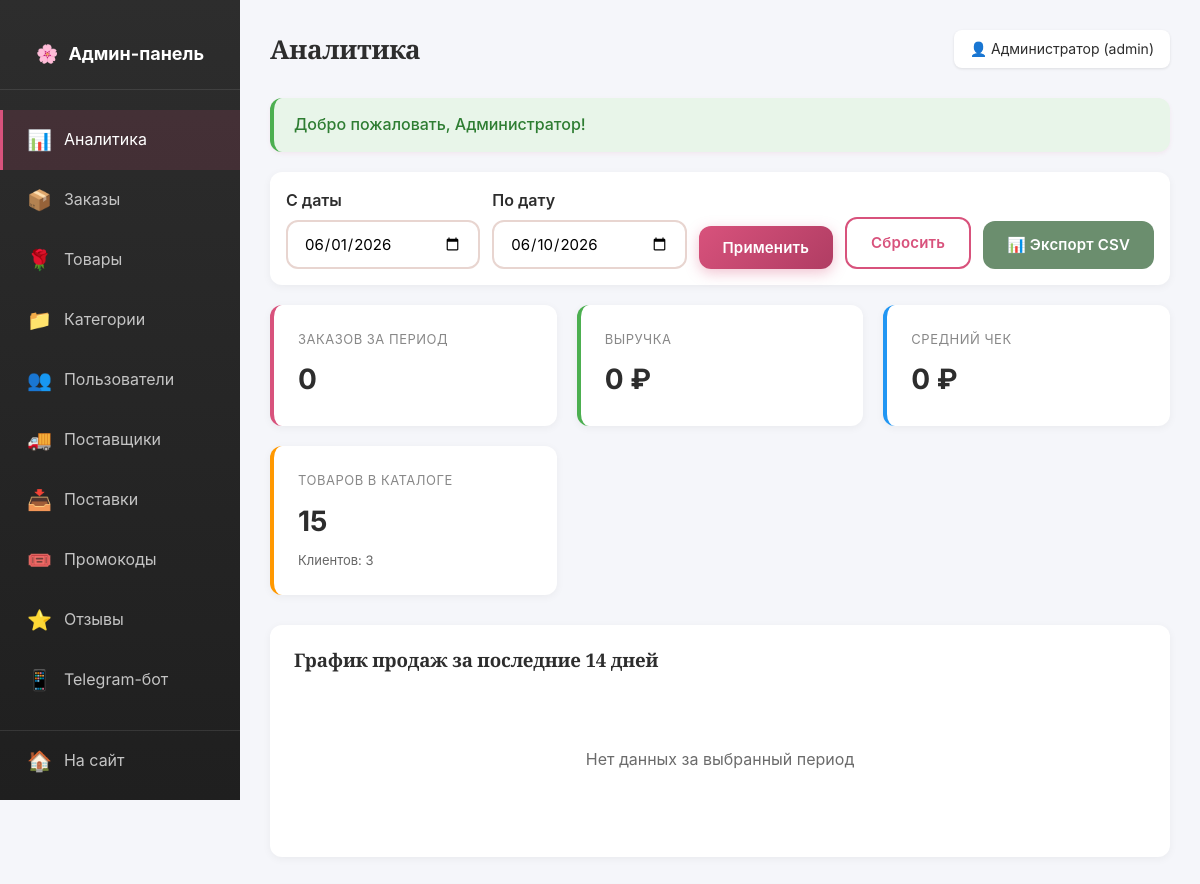
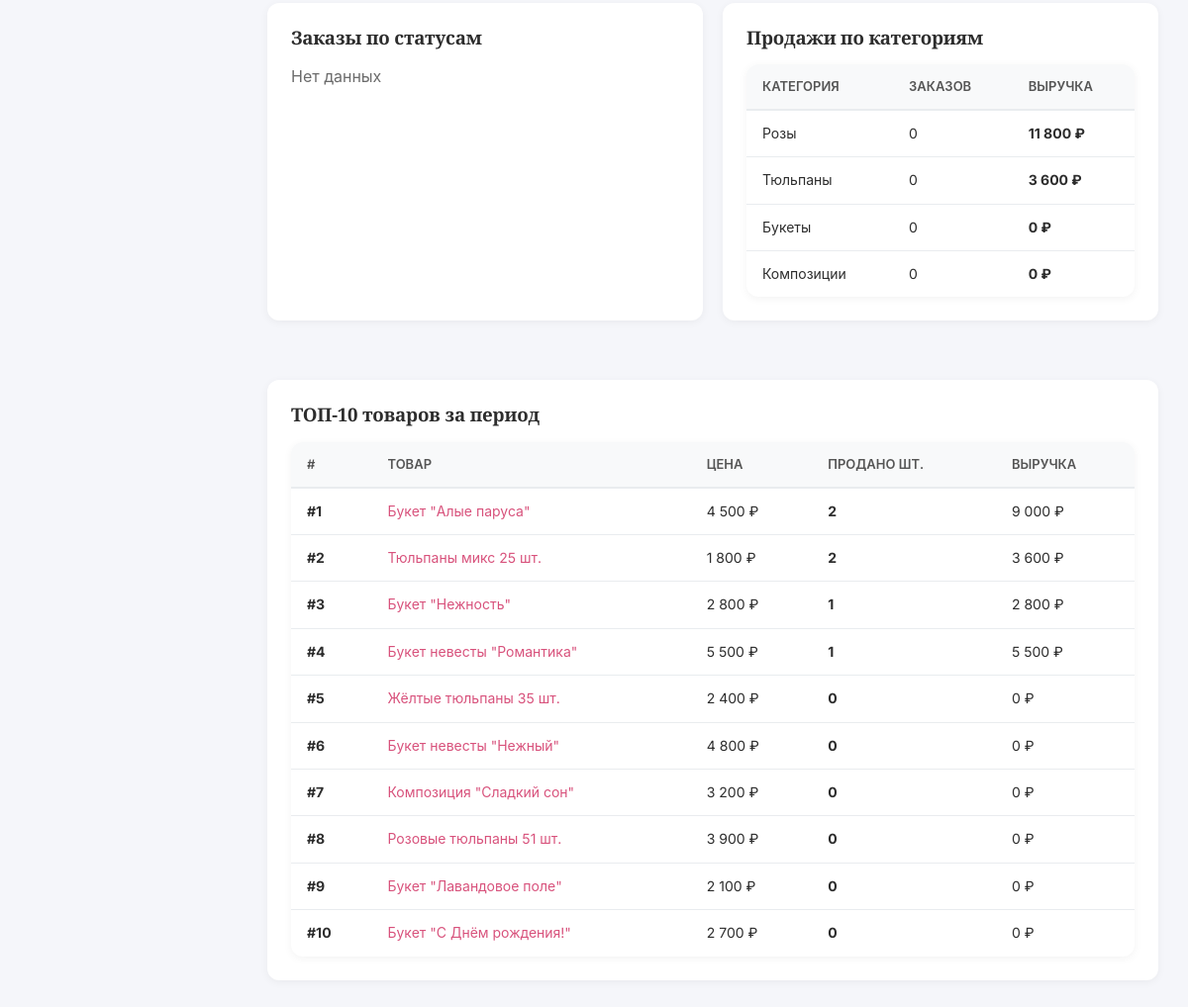
Page /admin/ (signed in) on the committed database (2 pictures, top to bottom).
### tables this page shows
CREATE TABLE `users` (
  `id` INT(11) NOT NULL AUTO_INCREMENT,
  `name` VARCHAR(100) NOT NULL COMMENT 'Имя пользователя',
  `email` VARCHAR(100) NOT NULL UNIQUE COMMENT 'Email (логин)',
  `phone` VARCHAR(20) DEFAULT NULL COMMENT 'Телефон',
  `password_hash` VARCHAR(255) NOT NULL COMMENT 'Хеш пароля',
  `role` ENUM('admin','manager','client') NOT NULL DEFAULT 'client' COMMENT 'Роль пользователя',
  `created_at` TIMESTAMP NOT NULL DEFAULT CURRENT_TIMESTAMP,
  PRIMARY KEY (`id`),
  KEY `idx_email` (`email`),
  KEY `idx_role` (`role`)
);

CREATE TABLE `products` (
  `id` INT(11) NOT NULL AUTO_INCREMENT,
  `category_id` INT(11) NOT NULL,
  `name` VARCHAR(200) NOT NULL COMMENT 'Название товара',
  `description` TEXT DEFAULT NULL COMMENT 'Описание',
  `price` DECIMAL(10,2) NOT NULL DEFAULT 0.00 COMMENT 'Цена',
  `stock_quantity` INT(11) NOT NULL DEFAULT 0 COMMENT 'Остаток на складе',
  `image` VARCHAR(255) DEFAULT NULL COMMENT 'Изображение',
  `composition` TEXT DEFAULT NULL COMMENT 'Состав букета',
  `size` VARCHAR(50) DEFAULT NULL COMMENT 'Размер',
  `is_available` TINYINT(1) NOT NULL DEFAULT 1 COMMENT 'Доступен к заказу',
  `created_at` TIMESTAMP NOT NULL DEFAULT CURRENT_TIMESTAMP,
  PRIMARY KEY (`id`),
  KEY `idx_category` (`category_id`),
  KEY `idx_available` (`is_available`),
  CONSTRAINT `fk_products_category` FOREIGN KEY (`category_id`) REFERENCES `categories` (`id`) ON DELETE CASCADE
);

### includes/functions.php (called while the page is built, shortened)
<?php
function e(string $string): string
{
    return htmlspecialchars($string ?? '', ENT_QUOTES | ENT_HTML5, 'UTF-8');
}
function clean(string $string): string
{
    return trim(strip_tags($string));
}
function isLoggedIn(): bool
{
    return !empty($_SESSION['user_id']);
}
function currentUserId(): ?int
{
    return $_SESSION['user_id'] ?? null;
}
function currentUser(): ?array
{
    static $user = null;
    if ($user === null) {
        $user = db()->fetchOne(
            "SELECT * FROM users WHERE id = ?",
            [currentUserId()]
        );
    }
    return $user;
}
function isAdmin(): bool
{
    $user = currentUser();
    return $user && in_array($user['role'], ['admin', 'manager']);
}
function requireAdmin(): void
{
    if (!isAdmin()) {
        header('Location: /login.php');
        exit;
    }
}
function getFlash(string $type): ?string
{
    if (isset($_SESSION['flash'][$type])) {
        $msg = $_SESSION['flash'][$type];
        return $msg;
    }
    return null;
}
function formatPrice($price): string
{
    return number_format((float)$price, 0, '.', ' ') . ' ₽';
}

### includes/db.php (called while the page is built, shortened)
<?php
class Database
{
    private static ?Database $instance = null;
    private PDO $pdo;
    private function __construct()
    {
        try {
            $dsn = 'mysql:host=' . DB_HOST . ';dbname=' . DB_NAME . ';charset=' . DB_CHARSET;
            $options = [
                PDO::ATTR_ERRMODE => PDO::ERRMODE_EXCEPTION,
                PDO::ATTR_DEFAULT_FETCH_MODE => PDO::FETCH_ASSOC,
                PDO::ATTR_EMULATE_PREPARES => false,
                PDO::MYSQL_ATTR_INIT_COMMAND => "SET NAMES utf8mb4 COLLATE utf8mb4_unicode_ci"
            ];
            $this->pdo = new PDO($dsn, DB_USER, DB_PASS, $options);
        } catch (PDOException $e) {
            if (DEBUG_MODE) {
                die('Ошибка подключения к БД: ' . $e->getMessage());
            } else {
                die('Ошибка подключения к базе данных. Обратитесь к администратору.');
            }
        }
    }
    public static function getInstance(): Database
    {
        if (self::$instance === null) {
            self::$instance = new self();
        }
        return self::$instance;
    }
    public function query(string $sql, array $params = []): PDOStatement
    {
        try {
            $stmt = $this->pdo->prepare($sql);
            $stmt->execute($params);
            return $stmt;
        } catch (PDOException $e) {
            if (DEBUG_MODE) {
                die('Ошибка SQL: ' . $e->getMessage() . '<br>SQL: ' . $sql);
            } else {
                die('Произошла ошибка при работе с базой данных.');
            }
        }
    }
    public function fetchOne(string $sql, array $params = []): ?array
    {
        $stmt = $this->query($sql, $params);
        $result = $stmt->fetch();
        return $result ?: null;
    }
    public function fetchAll(string $sql, array $params = []): array
    {
        return $this->query($sql, $params)->fetchAll();
    }
    public function fetchValue(string $sql, array $params = [])
    {
        $stmt = $this->query($sql, $params);
        return $stmt->fetchColumn();
    }
}
function db(): Database
{
    return Database::getInstance();
}

### admin/index.php (the view, shortened to what this page needs)
<?php
require_once __DIR__ . '/../includes/db.php';
require_once __DIR__ . '/../includes/functions.php';
$pageTitle = 'Аналитика';
$dateFrom = clean($_GET['date_from'] ?? date('Y-m-01'));
$dateTo = clean($_GET['date_to'] ?? date('Y-m-d'));
$totalOrders = (int)db()->fetchValue(
    "SELECT COUNT(*) FROM orders WHERE created_at BETWEEN ? AND ?",
    [$dateFrom . ' 00:00:00', $dateTo . ' 23:59:59']
);
$totalRevenue = (float)db()->fetchValue(
    "SELECT COALESCE(SUM(total_amount), 0) FROM orders
     WHERE status IN ('completed', 'delivery', 'processing')
     AND created_at BETWEEN ? AND ?",
    [$dateFrom . ' 00:00:00', $dateTo . ' 23:59:59']
);
$avgCheck = $totalOrders > 0 ? $totalRevenue / $totalOrders : 0;
$totalProducts = (int)db()->fetchValue("SELECT COUNT(*) FROM products WHERE is_available = 1");
$totalUsers = (int)db()->fetchValue("SELECT COUNT(*) FROM users WHERE role = 'client'");
$statusStats = db()->fetchAll(
    "SELECT status, COUNT(*) AS cnt
     FROM orders
     WHERE created_at BETWEEN ? AND ?
     GROUP BY status",
    [$dateFrom . ' 00:00:00', $dateTo . ' 23:59:59']
);
$salesByDay = db()->fetchAll(
    "SELECT DATE(created_at) AS day, COUNT(*) AS cnt, COALESCE(SUM(total_amount), 0) AS sum
     FROM orders
     WHERE created_at >= DATE_SUB(CURDATE(), INTERVAL 14 DAY)
     GROUP BY DATE(created_at)
     ORDER BY day"
);
$topProducts = db()->fetchAll(
    "SELECT p.id, p.name, p.price,
            COALESCE(SUM(oi.quantity), 0) AS total_sold,
            COALESCE(SUM(oi.quantity * oi.price), 0) AS total_revenue
     FROM products p
     LEFT JOIN order_items oi ON oi.product_id = p.id
     LEFT JOIN orders o ON oi.order_id = o.id
       AND o.created_at BETWEEN ? AND ?
     GROUP BY p.id
     ORDER BY total_sold DESC
     LIMIT 10",
    [$dateFrom . ' 00:00:00', $dateTo . ' 23:59:59']
);
$byCategory = db()->fetchAll(
    "SELECT c.name, COUNT(DISTINCT o.id) AS orders_cnt,
            COALESCE(SUM(oi.quantity * oi.price), 0) AS revenue
     FROM categories c
     LEFT JOIN products p ON p.category_id = c.id
     LEFT JOIN order_items oi ON oi.product_id = p.id
     LEFT JOIN orders o ON oi.order_id = o.id
       AND o.created_at BETWEEN ? AND ?
     WHERE c.parent_id IS NULL
     GROUP BY c.id
     ORDER BY revenue DESC",
    [$dateFrom . ' 00:00:00', $dateTo . ' 23:59:59']
);
$maxSales = 1;
include __DIR__ . '/_header.php';
?>
<form method="GET" class="admin-filters">
    <div class="form__group">
        <label class="form__label">С даты</label>
        <input type="date" name="date_from" class="form__input" value="<?= e($dateFrom) ?>">
    </div>
    <div class="form__group">
        <label class="form__label">По дату</label>
        <input type="date" name="date_to" class="form__input" value="<?= e($dateTo) ?>">
    </div>
    <button type="submit" class="btn btn--primary">Применить</button>
    <a href="?" class="btn btn--outline">Сбросить</a>
    <a href="export_report.php?date_from=<?= e($dateFrom) ?>&date_to=<?= e($dateTo) ?>" class="btn btn--secondary">📊 Экспорт CSV</a>
</form>
<div class="stats-grid">
    <div class="stat-card">
        <div class="stat-card__label">Заказов за период</div>
        <div class="stat-card__value"><?= $totalOrders ?></div>
    </div>
    <div class="stat-card stat-card--green">
        <div class="stat-card__label">Выручка</div>
        <div class="stat-card__value"><?= formatPrice($totalRevenue) ?></div>
    </div>
    <div class="stat-card stat-card--blue">
        <div class="stat-card__label">Средний чек</div>
        <div class="stat-card__value"><?= formatPrice($avgCheck) ?></div>
    </div>
    <div class="stat-card stat-card--orange">
        <div class="stat-card__label">Товаров в каталоге</div>
        <div class="stat-card__value"><?= $totalProducts ?></div>
        <div class="stat-card__sub">Клиентов: <?= $totalUsers ?></div>
    </div>
</div>
<div class="chart-container">
    <h3>График продаж за последние 14 дней</h3>
    <?php if (!empty($salesByDay)): ?>
        <div class="chart-bars">
            <?php foreach ($salesByDay as $day):
                $height = ($day['sum'] / $maxSales) * 100;
            ?>
                <div class="chart-bar" style="height: <?= max(2, $height) ?>%;"
                     title="<?= formatDate($day['day']) ?>: <?= formatPrice($day['sum']) ?> (<?= $day['cnt'] ?> зак.)">
                    <span class="chart-bar__value"><?= number_format($day['sum'] / 1000, 1) ?>k</span>
                    <span style="margin-bottom: 4px;"><?= $day['cnt'] ?></span>
                </div>
            <?php endforeach; ?>
        </div>
        <div class="chart-labels">
            <?php foreach ($salesByDay as $day): ?>
                <div class="chart-label"><?= date('d.m', strtotime($day['day'])) ?></div>
            <?php endforeach; ?>
        </div>
    <?php else: ?>
        <div class="empty-state">Нет данных за выбранный период</div>
    <?php endif; ?>
</div>
<div style="display: grid; grid-template-columns: 1fr 1fr; gap: 20px; margin-bottom: 30px;">
    <div class="chart-container">
        <h3>Заказы по статусам</h3>
        <?php if (!empty($statusStats)): ?>
            <table class="admin-table">
                <thead>
                    <tr><th>Статус</th><th>Кол-во</th></tr>
                </thead>
                <tbody>
                <?php foreach ($statusStats as $st): ?>
                    <tr>
                        <td><span class="status-badge <?= orderStatusClass($st['status']) ?>"><?= e(orderStatusName($st['status'])) ?></span></td>
                        <td><strong><?= $st['cnt'] ?></strong></td>
                    </tr>
                <?php endforeach; ?>
                </tbody>
            </table>
        <?php else: ?>
            <p class="text-muted">Нет данных</p>
        <?php endif; ?>
    </div>
    <div class="chart-container">
        <h3>Продажи по категориям</h3>
        <table class="admin-table">
            <thead>
                <tr><th>Категория</th><th>Заказов</th><th>Выручка</th></tr>
            </thead>
            <tbody>
            <?php foreach ($byCategory as $cat): ?>
                <tr>
                    <td><?= e($cat['name']) ?></td>
                    <td><?= $cat['orders_cnt'] ?></td>
                    <td><strong><?= formatPrice($cat['revenue']) ?></strong></td>
                </tr>
            <?php endforeach; ?>
            </tbody>
        </table>
    </div>
</div>
<div class="chart-container">
    <h3>ТОП-10 товаров за период</h3>
    <table class="admin-table">
        <thead>
            <tr>
                <th>#</th>
                <th>Товар</th>
                <th>Цена</th>
                <th>Продано шт.</th>
                <th>Выручка</th>
            </tr>
        </thead>
        <tbody>
        <?php foreach ($topProducts as $i => $p): ?>
            <tr>
                <td><strong>#<?= $i + 1 ?></strong></td>
                <td><a href="/admin/product_edit.php?id=<?= $p['id'] ?>"><?= e($p['name']) ?></a></td>
                <td><?= formatPrice($p['price']) ?></td>
                <td><strong><?= (int)$p['total_sold'] ?></strong></td>
                <td><?= formatPrice($p['total_revenue']) ?></td>
            </tr>
        <?php endforeach; ?>
        </tbody>
    </table>
</div>
<?php include __DIR__ . '/_footer.php'; ?>

### admin/_header.php (shortened to what this page needs)
<?php
requireAdmin();
$user = currentUser();
$currentPage = basename($_SERVER['PHP_SELF'], '.php');
?>
<!DOCTYPE html>
<html lang="ru">
<head>
    <link rel="stylesheet" href="/assets/css/style.css">
    <link rel="stylesheet" href="/assets/css/admin.css">
</head>
<body>
<div class="admin-layout">
    <aside class="admin-sidebar">
        <div class="admin-sidebar__logo">
            <a href="/admin/">
                🌸 <span>Админ-панель</span>
            </a>
        </div>
        <ul class="admin-menu">
            <li>
                <a href="/admin/" class="admin-menu__item <?= $currentPage === 'index' ? 'active' : '' ?>">
                    <span class="admin-menu__icon">📊</span>
                    <span>Аналитика</span>
                </a>
            </li>
            <li>
                <a href="/admin/orders.php" class="admin-menu__item <?= $currentPage === 'orders' ? 'active' : '' ?>">
                    <span class="admin-menu__icon">📦</span>
                    <span>Заказы</span>
                </a>
            </li>
            <li>
                <a href="/admin/products.php" class="admin-menu__item <?= in_array($currentPage, ['products', 'product_edit']) ? 'active' : '' ?>">
                    <span class="admin-menu__icon">🌹</span>
                    <span>Товары</span>
                </a>
            </li>
            <li>
                <a href="/admin/categories.php" class="admin-menu__item <?= $currentPage === 'categories' ? 'active' : '' ?>">
                    <span class="admin-menu__icon">📁</span>
                    <span>Категории</span>
                </a>
            </li>
            <li>
                <a href="/admin/users.php" class="admin-menu__item <?= $currentPage === 'users' ? 'active' : '' ?>">
                    <span class="admin-menu__icon">👥</span>
                    <span>Пользователи</span>
                </a>
            </li>
            <li>
                <a href="/admin/suppliers.php" class="admin-menu__item <?= in_array($currentPage, ['suppliers', 'deliveries']) ? 'active' : '' ?>">
                    <span class="admin-menu__icon">🚚</span>
                    <span>Поставщики</span>
                </a>
            </li>
            <li>
                <a href="/admin/deliveries.php" class="admin-menu__item <?= $currentPage === 'deliveries' ? 'active' : '' ?>">
                    <span class="admin-menu__icon">📥</span>
                    <span>Поставки</span>
                </a>
            </li>
            <li>
                <a href="/admin/promocodes.php" class="admin-menu__item <?= $currentPage === 'promocodes' ? 'active' : '' ?>">
                    <span class="admin-menu__icon">🎟️</span>
                    <span>Промокоды</span>
                </a>
            </li>
            <li>
                <a href="/admin/reviews.php" class="admin-menu__item <?= $currentPage === 'reviews' ? 'active' : '' ?>">
                    <span class="admin-menu__icon">⭐</span>
                    <span>Отзывы</span>
                </a>
            </li>
            <li>
                <a href="/admin/telegram.php" class="admin-menu__item <?= $currentPage === 'telegram' ? 'active' : '' ?>">
                    <span class="admin-menu__icon">📱</span>
                    <span>Telegram-бот</span>
                </a>
            </li>
            <li style="border-top: 1px solid rgba(255,255,255,0.1); margin-top: 20px;">
                <a href="/" class="admin-menu__item">
                    <span class="admin-menu__icon">🏠</span>
                    <span>На сайт</span>
                </a>
            </li>
            <li>
                <a href="/logout.php" class="admin-menu__item">
                </a>
            </li>
        </ul>
    </aside>
    <main class="admin-content">
        <div class="admin-header">
            <h1 class="admin-header__title"><?= isset($pageTitle) ? e($pageTitle) : 'Админ-панель' ?></h1>
            <div class="admin-header__user">
                👤 <?= e($user['name']) ?> (<?= e($user['role']) ?>)
            </div>
        </div>
        <?php if ($flash = getFlash('success')): ?>
            <div class="flash flash--success"><?= e($flash) ?></div>
        <?php endif; ?>

### rows in the picture
users: name "Администратор", role "admin"
products: name "Букет \"Алые паруса\"", price "4 500 ₽", total_sold "2", total_revenue "9 000 ₽"
products: name "Тюльпаны микс 25 шт.", price "1 800 ₽", total_sold "2", total_revenue "3 600 ₽"
products: name "Букет \"Нежность\"", price "2 800 ₽", total_sold "1", total_revenue "2 800 ₽"
products: name "Букет невесты \"Романтика\"", price "5 500 ₽", total_sold "1", total_revenue "5 500 ₽"
products: name "Жёлтые тюльпаны 35 шт.", price "2 400 ₽", total_sold "0", total_revenue "0 ₽"
products: name "Букет невесты \"Нежный\"", price "4 800 ₽", total_sold "0", total_revenue "0 ₽"
products: name "Композиция \"Сладкий сон\"", price "3 200 ₽", total_sold "0", total_revenue "0 ₽"
products: name "Розовые тюльпаны 51 шт.", price "3 900 ₽", total_sold "0", total_revenue "0 ₽"
products: name "Букет \"Лавандовое поле\"", price "2 100 ₽", total_sold "0", total_revenue "0 ₽"
products: name "Букет \"С Днём рождения!\"", price "2 700 ₽", total_sold "0", total_revenue "0 ₽"

### other values in the picture
$pageTitle "Аналитика"
$flash "Добро пожаловать, Администратор!"
$totalOrders "0"
formatPrice($totalRevenue) "0 ₽"
formatPrice($avgCheck) "0 ₽"
$totalProducts "15"
$totalUsers "3"
$cat['name'] "Розы"
$cat['orders_cnt'] "0"
formatPrice($cat['revenue']) "11 800 ₽"
$cat['name'] "Тюльпаны"
formatPrice($cat['revenue']) "3 600 ₽"
$cat['name'] "Букеты"
formatPrice($cat['revenue']) "0 ₽"
$cat['name'] "Композиции"
